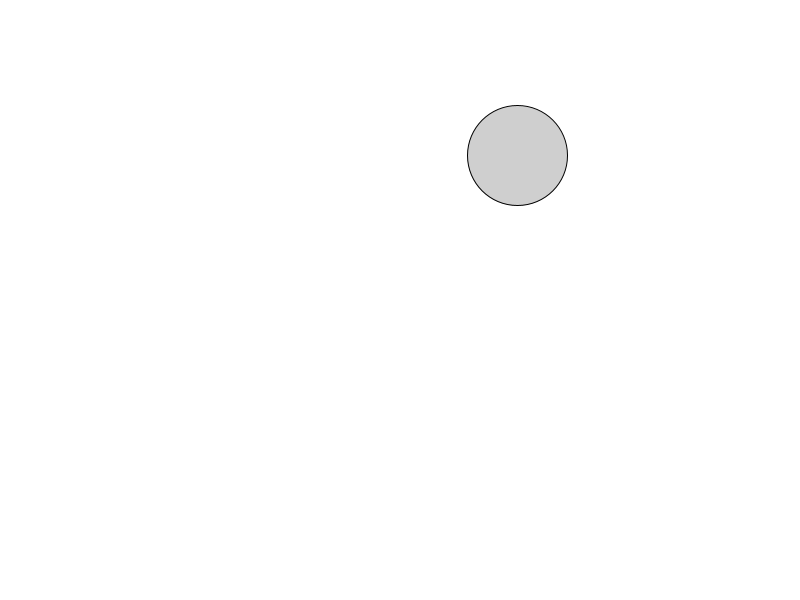
Frame 1 (no input)
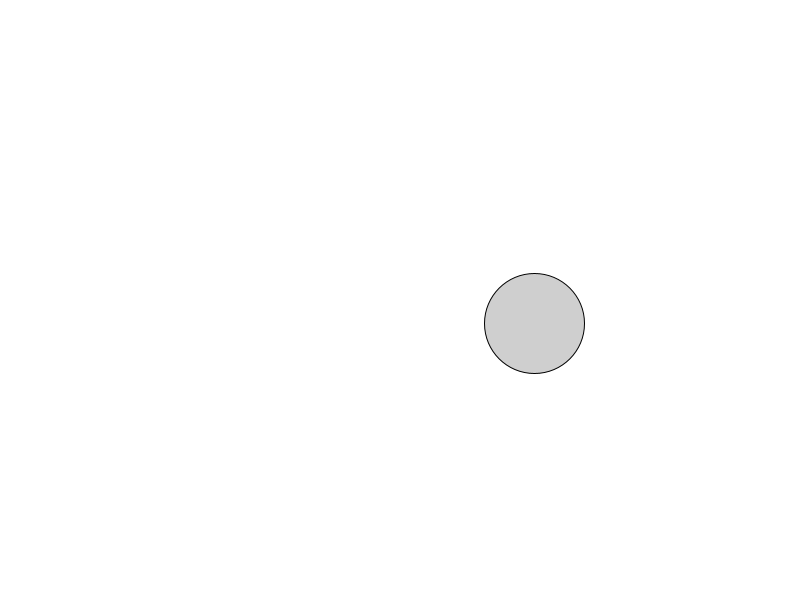
Frame 60 (the mouse pressed at the canvas centre just before this capture)
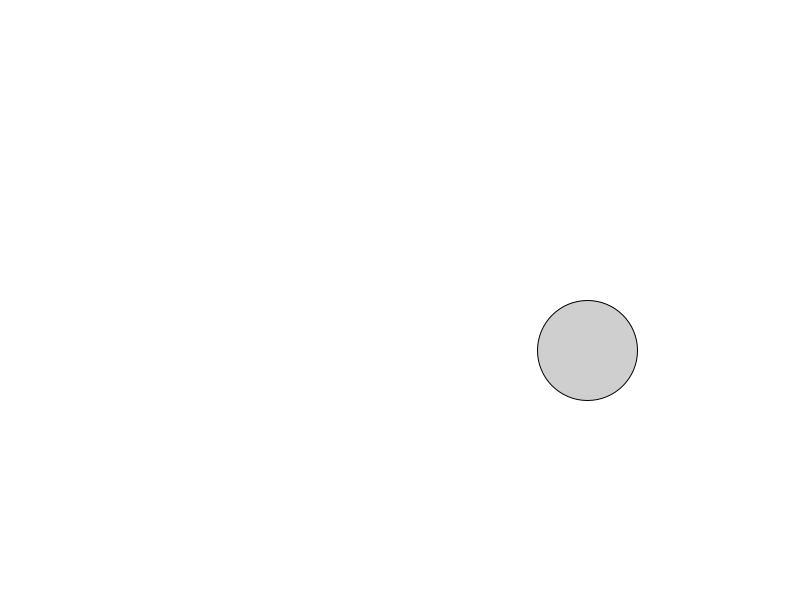
Frame 120 (the mouse held since frame 60 and released just before this capture)

The Processing sketch that drew these frames (run headless with seeded random() and noise(); from frame 60 on, the mouse is pressed at the canvas centre):

// Processing sketch: midtermpractice_3
// ── midtermpractice_3.pde
Obj myObject; 

void setup(){
  size(800, 600); 
  
  myObject = new Obj();  
}

void draw(){
  background(255); 
  
  PVector gravity = new PVector(0, .0981*myObject.mass); 
  PVector wind = new PVector(.1, 0); 
  
  myObject.display(); 
  myObject.move(); 
  myObject.checkBoundaries();
  myObject.addForce(gravity);
  myObject.addForce(wind);
}

// ── Obj.pde
class Obj{
  float mass; 
  PVector pos, vel, accel; 
  
  Obj(){
    pos = new PVector(random(width), random(height)); 
    vel = new PVector(0, 0); 
    accel = new PVector(0, 0); 
    
    mass = 10.0; 
  }
  
  void display(){
    fill(50, 60) ;
    ellipse(pos.x, pos.y, mass*10, mass*10); 
  }
  
  void move(){
    vel.add(accel); 
    pos.add(vel); 
    
    accel.mult(0); 
  }

  void checkBoundaries() {
    if (pos.x >= width-(mass*5)) {
      vel.x *= -1;
    } else if (pos.x <= mass*5) {
      vel.x *= -1;
    }
 
    if (pos.y >= height-(mass*5)) {
      vel.y *= -1;
    }
  }
  
  //use the force = mass*acceleration formula to calc here  
  void addForce(PVector force){
    //PVector f = PVector.div(force, mass); 
    //accel.add(f);
    force.div(mass); 
    accel.add(force); 
  }
}
